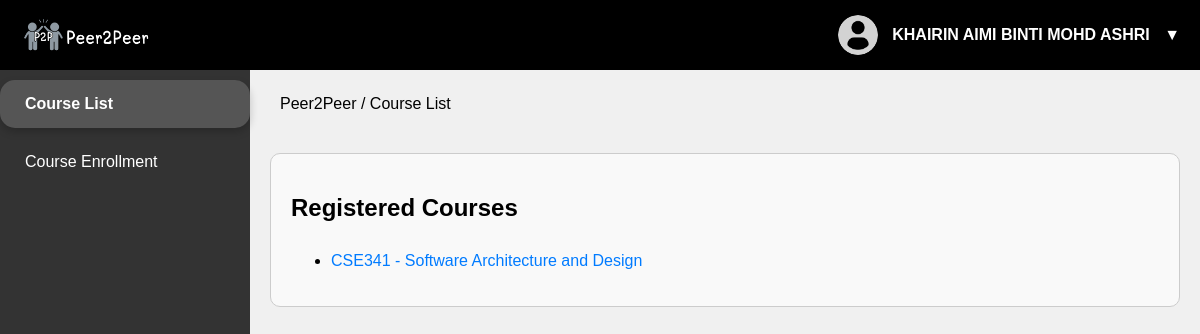
The app's page /course_selection (signed in) with its own data.
### models.py (models this page shows)
class User(db.Model):
    __tablename__ = 'User'
    id = db.Column(db.Integer, primary_key=True)
    name = db.Column(db.String(100), nullable=False)
    email = db.Column(db.String(100), unique=True, nullable=False)
    username = db.Column(db.String(50), unique=True, nullable=False)
    password = db.Column(db.String(255), nullable=False)  # Store hashed passwords
    role = db.Column(SQLAlchemyEnum('student', 'lecturer', 'admin', name='user_roles'), nullable=False)
    enrollments = db.relationship('UserCourseEnrollment', back_populates='user')
    group_evaluations = db.relationship('GroupEvaluations', back_populates='evaluatee', lazy=True)  # Add this line

class Course(db.Model):
    __tablename__ = 'Course'
    id = db.Column(db.Integer, primary_key=True)
    name = db.Column(db.String(100), nullable=False)
    code = db.Column(db.String(20), unique=True, nullable=False)
    enrollments = db.relationship('UserCourseEnrollment', back_populates='course')
    assignments = db.relationship('Assignments', back_populates='course')
    self_evaluations = db.relationship('SelfEvaluations', back_populates='course')
    comments = db.relationship('Comments', back_populates='course')

### app.py (the view)
@app.route('/course_selection')
def course_selection():
    if 'user_id' not in session:
        print("User not in session, redirecting to login")  # Debugging
        return redirect(url_for('login'))
    user_id = session['user_id']
    user = User.query.get(user_id)
    enrolled_courses = Course.query.join(UserCourseEnrollment).filter(UserCourseEnrollment.user_id == user_id).all()
    return render_template('course_selection.html', courses=enrolled_courses, user=user, active_page='course_selection')

### templates/course_selection.html (shortened to what this page needs)
<!DOCTYPE html>
<html lang="en">
<head>
    <link rel="stylesheet" href="{{ url_for('static', filename='style.css') }}">
</head>
<body>
    <header>
        <div class="topnav">
            <div class="logo">
                <img src="{{ url_for('static', filename='P2P.png') }}" alt="Logo">
            </div>
            <div class="user-profile">
                <img src="{{ url_for('static', filename='user.png') }}" alt="Profile picture">
                <span>{{ user.name }}</span>
                <button class="profile-toggle">▼</button>
            </div>
        </div>
    </header>
    <div class="main">
        <div class="sidenav">
            <a href="{{ url_for('course_selection') }}" class="{% if active_page == 'course_selection' %}active{% endif %}">Course List</a>
            <a href="{{ url_for('enroll') }}" class="{% if active_page == 'enroll' %}active{% endif %}">Course Enrollment</a>
        </div>
        <div class="webloc-section">
            <p>Peer2Peer / Course List</p>
        </div>
        <div class="block">
            <h2>Registered Courses</h2>
            {% if courses and courses|length > 0 %}
                <ul id="course-list" class="course-list">
                    {% for course in courses %}
                        <li>
                            <a href="{{ url_for('course_view', course_id=course.id) }}">{{ course.code }} - {{ course.name }}</a>
                        </li>
                    {% endfor %}
                </ul>
            {% else %}
                <p id="no-course-message" class="no-course-message">You have not enrolled in any courses yet. Please <a href="{{ url_for('enroll') }}">enroll</a> in a course.</p>
            {% endif %}
        </div>
    </div>
</body>
</html>

### static/style.css (style rules this page uses)
body, html { margin: 0; padding: 0; height: 100%; font-family: Arial, sans-serif; background-color: #f0f0f0; }
header { background-color: #000; position: fixed; width: 100%; z-index: 1000; }
.topnav { display: flex; justify-content: space-between; align-items: center; padding: 10px 20px; height: 50px; }
.logo img { height: 40px; vertical-align: middle; }
p { font-size: 20px; margin: 10px 0 20px; }
a { display: inline-block; margin-top: 10px; color: #007bff; text-decoration: none; }
.sidenav { width: 250px; height: 100vh; position: fixed; left: 0; top: 0; background-color: #333; padding-top: 70px; transition: 0.3s; }
.sidenav a { display: block; color: white; padding: 15px 25px; text-decoration: none; font-size: 16px; transition: 0.3s; }
.sidenav a.active { background-color: #555; color: white; font-weight: bold; border-radius: 15px; box-shadow: 0 4px 8px rgba(0, 0, 0, 0.2); font-size: 1em; }
.webloc-section { margin-top: 55px; padding: 10px; font-size: 12px; margin-bottom: 0px; }
.webloc-section p { font-size: 16px; }
.main { margin-left: 250px; padding: 20px; }
.block { background-color: #f9f9f9; padding: 20px; padding-right: 30px; border-radius: 10px; margin-top: 10px; border: 1px solid #ccc; }
.user-profile { position: relative; }
.user-profile img { width: 40px; height: 40px; border-radius: 50%; margin-right: 10px; vertical-align: middle; }
.user-profile span { font-size: 16px; font-weight: bold; color: #fff; line-height: 40px; }
.profile-toggle { background: none; border: none; color: #fff; font-size: 16px; cursor: pointer; padding: 0; margin-left: 10px; }

### records on screen
User: name "KHAIRIN AIMI BINTI MOHD ASHRI"
Course: code "CSE341", name "Software Architecture and Design"
